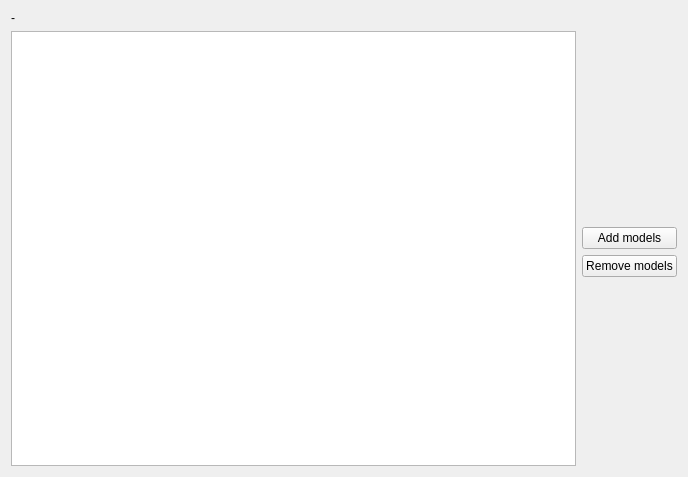
<?xml version="1.0" encoding="UTF-8"?>
<ui version="4.0">
 <class>WidgetModelsListClass</class>
 <widget class="QWidget" name="WidgetModelsListClass">
  <property name="geometry">
   <rect>
    <x>0</x>
    <y>0</y>
    <width>688</width>
    <height>477</height>
   </rect>
  </property>
  <property name="windowTitle">
   <string>Form</string>
  </property>
  <layout class="QGridLayout" name="gridLayout">
   <item row="0" column="0">
    <layout class="QGridLayout" name="layoutTableVar">
     <item row="2" column="1">
      <widget class="QPushButton" name="pushAdd">
       <property name="text">
        <string>Add models</string>
       </property>
      </widget>
     </item>
     <item row="3" column="1">
      <widget class="QPushButton" name="pushRemove">
       <property name="text">
        <string>Remove models</string>
       </property>
      </widget>
     </item>
     <item row="1" column="1">
      <spacer name="verticalSpacer">
       <property name="orientation">
        <enum>Qt::Vertical</enum>
       </property>
       <property name="sizeHint" stdset="0">
        <size>
         <width>20</width>
         <height>40</height>
        </size>
       </property>
      </spacer>
     </item>
     <item row="4" column="1">
      <spacer name="verticalSpacer_2">
       <property name="orientation">
        <enum>Qt::Vertical</enum>
       </property>
       <property name="sizeHint" stdset="0">
        <size>
         <width>20</width>
         <height>40</height>
        </size>
       </property>
      </spacer>
     </item>
     <item row="1" column="0" rowspan="4">
      <widget class="QListWidget" name="filesList">
       <property name="selectionMode">
        <enum>QAbstractItemView::ExtendedSelection</enum>
       </property>
       <property name="selectionBehavior">
        <enum>QAbstractItemView::SelectRows</enum>
       </property>
      </widget>
     </item>
     <item row="0" column="0">
      <widget class="QLabel" name="labelInfos">
       <property name="text">
        <string>-</string>
       </property>
      </widget>
     </item>
    </layout>
   </item>
  </layout>
 </widget>
 <resources/>
 <connections/>
</ui>
